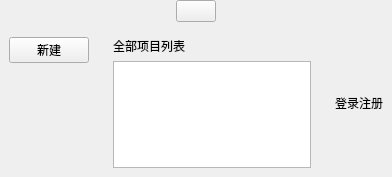
<?xml version="1.0" encoding="UTF-8"?>
<ui version="4.0">
 <class>IndexWidget</class>
 <widget class="QWidget" name="IndexWidget">
  <property name="geometry">
   <rect>
    <x>0</x>
    <y>0</y>
    <width>392</width>
    <height>177</height>
   </rect>
  </property>
  <property name="windowTitle">
   <string>Form</string>
  </property>
  <layout class="QGridLayout" name="gridLayout" rowstretch="1,18" columnstretch="1,3,1,1">
   <property name="leftMargin">
    <number>0</number>
   </property>
   <property name="topMargin">
    <number>0</number>
   </property>
   <property name="rightMargin">
    <number>0</number>
   </property>
   <property name="bottomMargin">
    <number>0</number>
   </property>
   <item row="1" column="3">
    <widget class="QWidget" name="right_widget" native="true">
     <layout class="QVBoxLayout" name="verticalLayout_3">
      <item>
       <widget class="QLabel" name="label">
        <property name="text">
         <string>登录注册</string>
        </property>
       </widget>
      </item>
     </layout>
    </widget>
   </item>
   <item row="0" column="0" colspan="4">
    <widget class="QWidget" name="header_widget" native="true">
     <layout class="QHBoxLayout" name="horizontalLayout">
      <property name="spacing">
       <number>0</number>
      </property>
      <property name="leftMargin">
       <number>0</number>
      </property>
      <property name="topMargin">
       <number>0</number>
      </property>
      <property name="rightMargin">
       <number>0</number>
      </property>
      <property name="bottomMargin">
       <number>0</number>
      </property>
      <item>
       <widget class="QPushButton" name="close_index_widget_btn">
        <property name="sizePolicy">
         <sizepolicy hsizetype="Fixed" vsizetype="Expanding">
          <horstretch>0</horstretch>
          <verstretch>0</verstretch>
         </sizepolicy>
        </property>
        <property name="cursor">
         <cursorShape>PointingHandCursor</cursorShape>
        </property>
        <property name="text">
         <string/>
        </property>
       </widget>
      </item>
     </layout>
    </widget>
   </item>
   <item row="1" column="0">
    <widget class="QWidget" name="left_widget" native="true">
     <layout class="QVBoxLayout" name="verticalLayout">
      <item>
       <widget class="QPushButton" name="create_project_btn">
        <property name="sizePolicy">
         <sizepolicy hsizetype="Expanding" vsizetype="Fixed">
          <horstretch>0</horstretch>
          <verstretch>0</verstretch>
         </sizepolicy>
        </property>
        <property name="text">
         <string>新建</string>
        </property>
        <property name="icon">
         <iconset resource="res.qrc">
          <normaloff>:/res/icons/new_project.png</normaloff>:/res/icons/new_project.png</iconset>
        </property>
       </widget>
      </item>
      <item>
       <spacer name="verticalSpacer">
        <property name="orientation">
         <enum>Qt::Vertical</enum>
        </property>
        <property name="sizeHint" stdset="0">
         <size>
          <width>20</width>
          <height>406</height>
         </size>
        </property>
       </spacer>
      </item>
     </layout>
    </widget>
   </item>
   <item row="1" column="1" colspan="2">
    <widget class="QWidget" name="data_widget" native="true">
     <layout class="QVBoxLayout" name="verticalLayout_2">
      <item>
       <widget class="QLabel" name="label_3">
        <property name="text">
         <string>全部项目列表</string>
        </property>
       </widget>
      </item>
      <item>
       <widget class="QListWidget" name="project_preview_list_widget"/>
      </item>
     </layout>
    </widget>
   </item>
  </layout>
 </widget>
 <resources>
  <include location="res.qrc"/>
 </resources>
 <connections/>
</ui>
